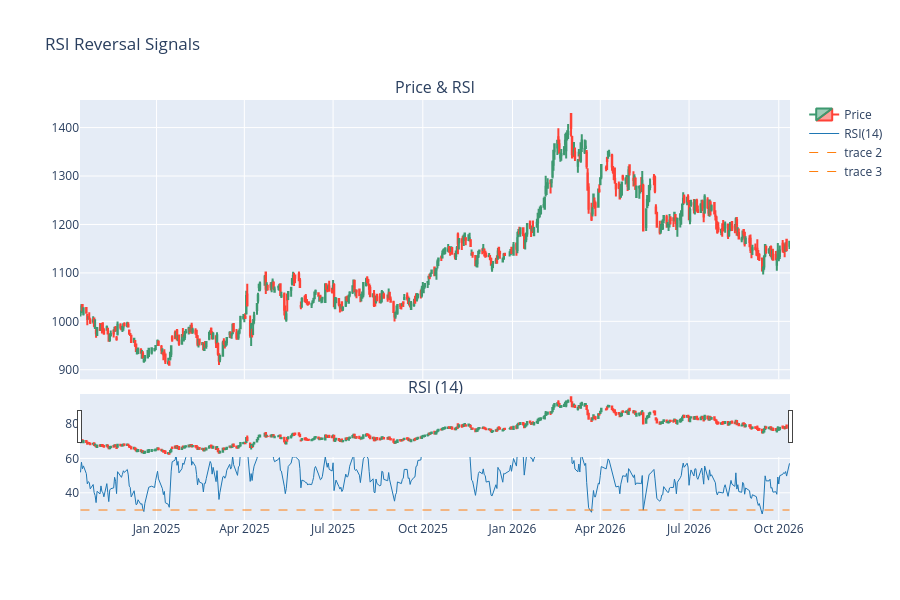

Source (notebook cell):
### Markdown cell above
## 2. RSI Reversal Strategy

Buy when RSI < 30 (oversold), sell when RSI > 70 (overbought).

### Code cell
def signal_rsi(df: pd.DataFrame):
    rsi = df["ta_rsi14"]
    entry = rsi < 30
    exit_ = rsi > 70
    return entry.astype(int), exit_.astype(int) * -1


entry_rsi, exit_rsi = signal_rsi(df)
print(f"RSI signals: {entry_rsi.sum()} entries, {abs(exit_rsi).sum()} exits")

# Visualize RSI signals on price
fig = make_subplots(rows=2, cols=1, shared_xaxes=True, vertical_spacing=0.05,
                    row_heights=[0.7, 0.3], subplot_titles=["Price & RSI", "RSI (14)"])
fig.add_trace(go.Candlestick(x=df.index, open=df["Open"], high=df["High"],
                             low=df["Low"], close=df["Close"], name="Price"), row=1, col=1)
fig.add_trace(go.Scatter(x=df.index, y=df["ta_rsi14"], line=dict(color="#1f77b4", width=1), name="RSI(14)"), row=2, col=1)
fig.add_trace(go.Scatter(x=df.index, y=pd.Series(70, index=df.index), line=dict(color="#ff7f0e", width=1, dash="dash")), row=2, col=1)
fig.add_trace(go.Scatter(x=df.index, y=pd.Series(30, index=df.index), line=dict(color="#ff7f0e", width=1, dash="dash")), row=2, col=1)
fig.update_layout(height=600, title="RSI Reversal Signals", showlegend=True)
display(fig)

### Figure 1 — Plotly figure (JSON) as saved in the notebook; plotly's stock layout.template omitted (floating-point values rounded to 4 significant figures; data arrays with more than 128 entries replaced by an {"elided": "..."} marker saying what was removed)
{"data": [{"close": {"elided": "504 float values"}, "high": {"elided": "504 float values"}, "low": {"elided": "504 float values"}, "name": "Price", "open": {"elided": "504 float values"}, "type": "candlestick", "x": {"elided": "504 str values"}, "xaxis": "x", "yaxis": "y"}, {"line": {"color": "#1f77b4", "width": 1}, "name": "RSI(14)", "type": "scatter", "x": {"elided": "504 str values"}, "xaxis": "x2", "y": {"elided": "504 float values"}, "yaxis": "y2"}, {"line": {"color": "#ff7f0e", "dash": "dash", "width": 1}, "type": "scatter", "x": {"elided": "504 str values"}, "xaxis": "x2", "y": {"elided": "504 int values"}, "yaxis": "y2"}, {"line": {"color": "#ff7f0e", "dash": "dash", "width": 1}, "type": "scatter", "x": {"elided": "504 str values"}, "xaxis": "x2", "y": {"elided": "504 int values"}, "yaxis": "y2"}], "layout": {"annotations": [{"font": {"size": 16}, "showarrow": false, "text": "Price & RSI", "x": 0.5, "xanchor": "center", "xref": "paper", "y": 1.0, "yanchor": "bottom", "yref": "paper"}, {"font": {"size": 16}, "showarrow": false, "text": "RSI (14)", "x": 0.5, "xanchor": "center", "xref": "paper", "y": 0.285, "yanchor": "bottom", "yref": "paper"}], "height": 600, "showlegend": true, "title": {"text": "RSI Reversal Signals"}, "xaxis": {"anchor": "y", "domain": [0, 1], "matches": "x2", "showticklabels": false}, "xaxis2": {"anchor": "y2", "domain": [0, 1]}, "yaxis": {"anchor": "x", "domain": [0.335, 1.0]}, "yaxis2": {"anchor": "x2", "domain": [0, 0.285]}}}
